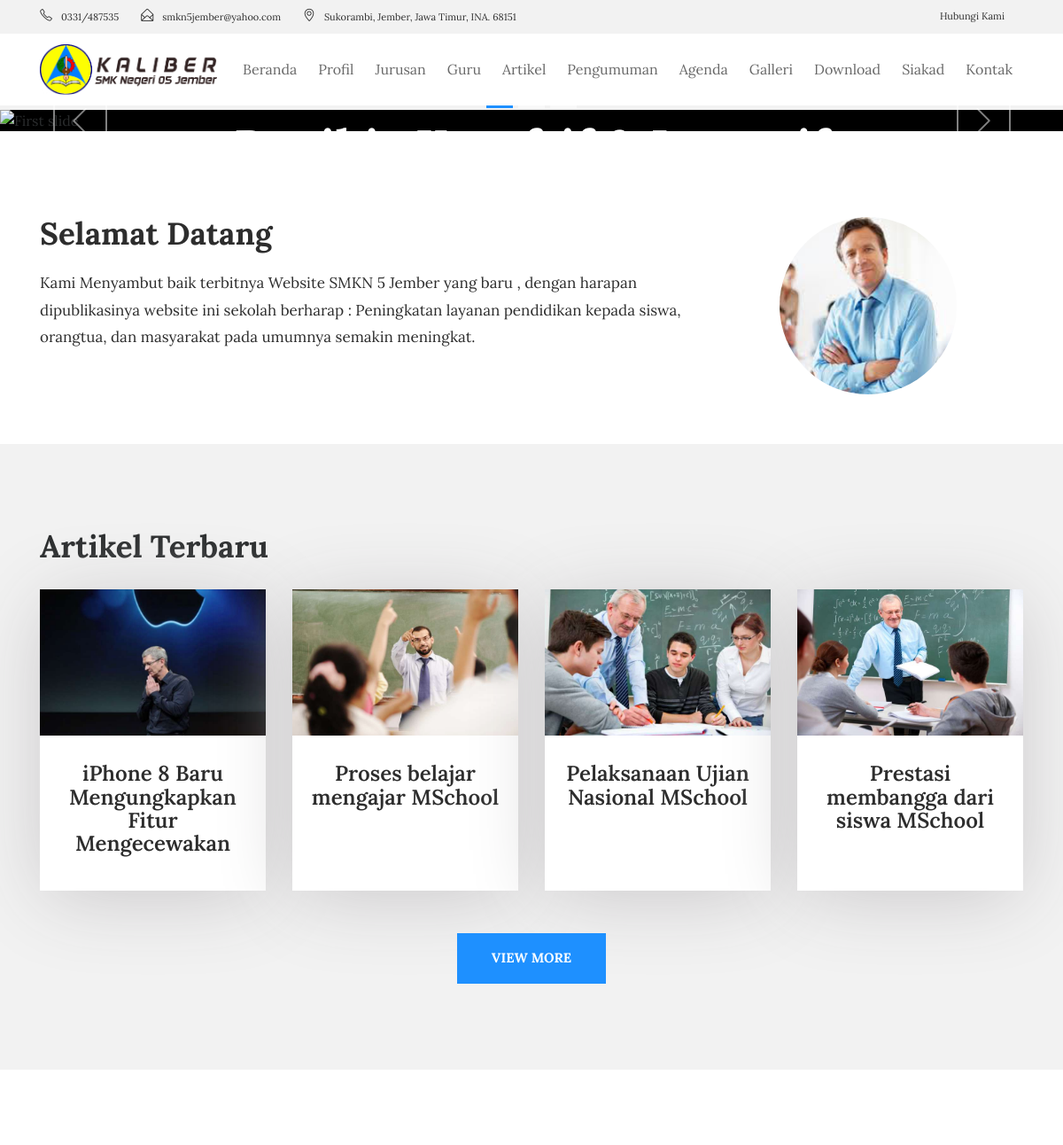
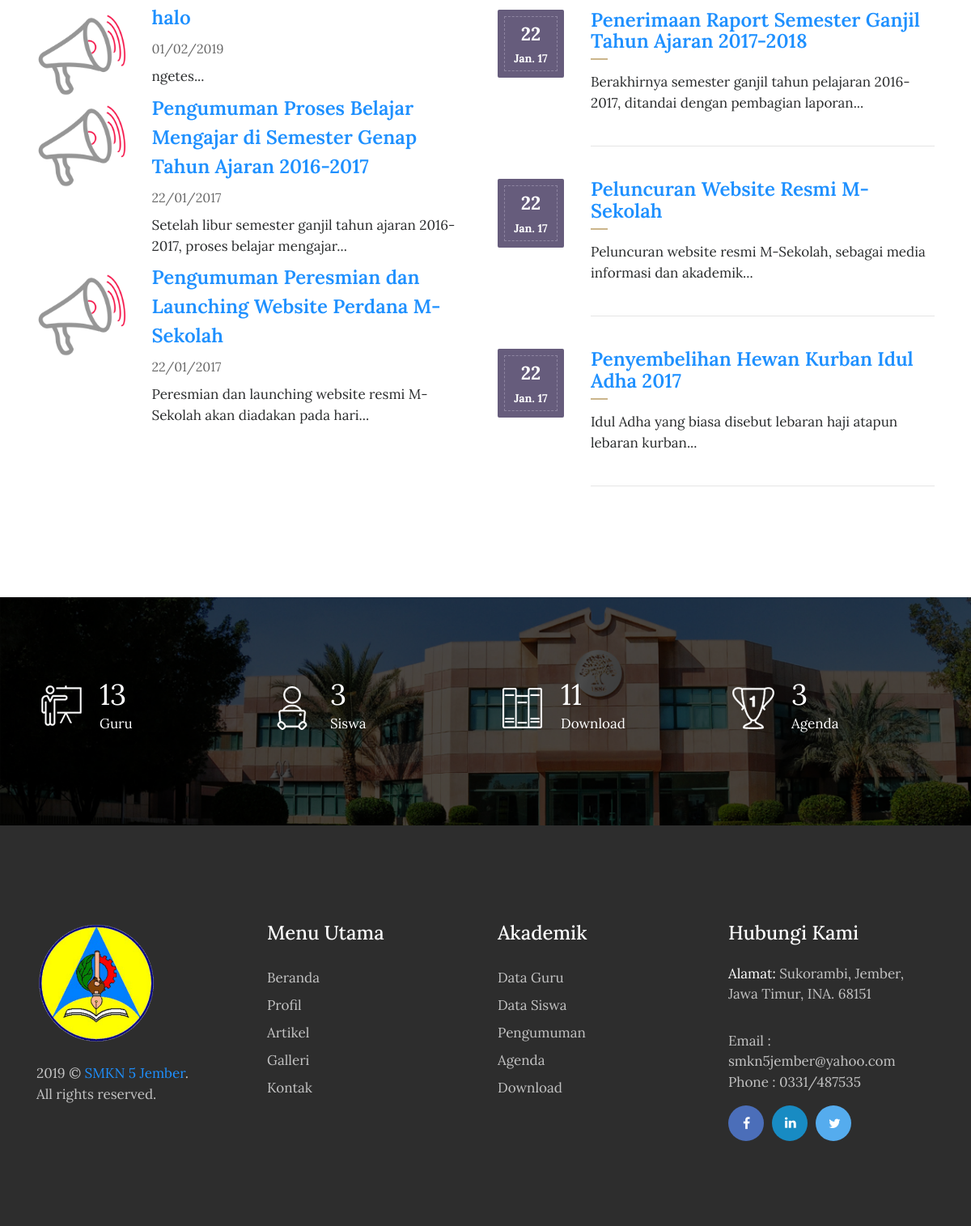
The page / on the database its author committed (2 pictures, top to bottom).
### tables this page shows
CREATE TABLE `tbl_tulisan` (
  `tulisan_id` int(11) NOT NULL,
  `tulisan_judul` varchar(100) DEFAULT NULL,
  `tulisan_isi` text,
  `tulisan_tanggal` timestamp NULL DEFAULT CURRENT_TIMESTAMP,
  `tulisan_kategori_id` int(11) DEFAULT NULL,
  `tulisan_kategori_nama` varchar(30) DEFAULT NULL,
  `tulisan_views` int(11) DEFAULT '0',
  `tulisan_gambar` varchar(40) DEFAULT NULL,
  `tulisan_pengguna_id` int(11) DEFAULT NULL,
  `tulisan_author` varchar(40) DEFAULT NULL,
  `tulisan_img_slider` int(2) NOT NULL DEFAULT '0',
  `tulisan_slug` varchar(200) DEFAULT NULL
);

CREATE TABLE `tbl_pengumuman` (
  `pengumuman_id` int(11) NOT NULL,
  `pengumuman_judul` varchar(150) DEFAULT NULL,
  `pengumuman_deskripsi` text,
  `pengumuman_tanggal` timestamp NULL DEFAULT CURRENT_TIMESTAMP,
  `pengumuman_author` varchar(60) DEFAULT NULL
);

CREATE TABLE `tbl_agenda` (
  `agenda_id` int(11) NOT NULL,
  `agenda_nama` varchar(200) DEFAULT NULL,
  `agenda_tanggal` timestamp NULL DEFAULT CURRENT_TIMESTAMP,
  `agenda_deskripsi` text,
  `agenda_mulai` date DEFAULT NULL,
  `agenda_selesai` date DEFAULT NULL,
  `agenda_tempat` varchar(90) DEFAULT NULL,
  `agenda_waktu` varchar(30) DEFAULT NULL,
  `agenda_keterangan` varchar(200) DEFAULT NULL,
  `agenda_author` varchar(60) DEFAULT NULL
);

### application/views/depan/v_home.php (the view, shortened to what the rows shown need)
<!DOCTYPE html>
<html lang="en">
<head>
    <link rel="stylesheet" href="<?php echo base_url().'theme/css/bootstrap.min.css'?>">
    <link rel="stylesheet" href="<?php echo base_url().'theme/css/font-awesome.min.css'?>">
    <link rel="stylesheet" href="<?php echo base_url().'theme/css/simple-line-icons.css'?>">
    <link rel="stylesheet" href="<?php echo base_url().'theme/css/slick.css'?>">
    <link rel="stylesheet" href="<?php echo base_url().'theme/css/slick-theme.css'?>">
    <link rel="stylesheet" href="<?php echo base_url().'theme/css/owl.carousel.min.css'?>">
    <link href="<?php echo base_url().'theme/css/style.css'?>" rel="stylesheet">
    <?php
        function limit_words($string, $word_limit){
            $words = explode(" ",$string);
            return implode(" ",array_splice($words,0,$word_limit));
        }
    ?>
</head>
<body>
<section>
    <div class="slider_img layout_two">
        <div id="carousel" class="carousel slide" data-ride="carousel">
            <div class="carousel-inner" role="listbox">
                <div class="carousel-item active">
                    <div class="carousel-caption d-md-block">
                        <div class="slider_title">
                            <h1>Bepikir Kreaftif &amp; Inovatif</h1>
                        </div>
                    </div>
                </div>
            </div>
        </div>
    </div>
</section>
<section class="clearfix about about-style2">
    <div class="container">
        <div class="row">
            <div class="col-md-8">
               <h2>Selamat Datang</h2>
            </div>
        </div>
    </div>
</section>
<section class="our_courses">
    <div class="container">
        <div class="row">
            <div class="col-md-12">
                <h2>Artikel Terbaru</h2>
            </div>
        </div>
        <div class="row">
          <?php foreach ($berita->result() as $row) :?>
            <div class="col-xs-12 col-sm-6 col-md-6 col-lg-3">
                <div class="courses_box mb-4">
                    <div class="course-img-wrap">
                        <img src="<?php echo base_url().'assets/images/'.$row->tulisan_gambar;?>" class="img-fluid" alt="courses-img">
                    </div>
                    <a href="<?php echo site_url('artikel/'.$row->tulisan_slug);?>" class="course-box-content">
                        <h3 style="text-align:center;"><?php echo $row->tulisan_judul;?></h3>
                    </a>
                </div>
            </div>
          <?php endforeach;?>
        </div> <br>
    </div>
</section>
<section class="event">
    <div class="container">
        <div class="row">
            <div class="col-lg-6">
                <div class="event-img2">
                <?php foreach ($pengumuman->result() as $row) :?>
                <div class="row">
                    <div class="col-sm-3"> <img src="<?php echo base_url().'theme/images/announcement-icon.png'?>" class="img-fluid" alt="event-img"></div>
                    <div class="col-sm-9"> <h3><a href="<?php echo site_url('pengumuman');?>"><?php echo $row->pengumuman_judul;?></a></h3>
                      <span><?php echo $row->tanggal;?></span>
                      <p><?php echo limit_words($row->pengumuman_deskripsi,10).'...';?></p>
                    </div>
                </div>
                <?php endforeach;?>
                </div>
            </div>
            <div class="col-lg-6">
                <div class="row">
                    <div class="col-md-12">
                      <?php foreach ($agenda->result() as $row):?>
                        <div class="event_date">
                            <div class="event-date-wrap">
                                <p><?php echo date("d", strtotime($row->agenda_tanggal));?></p>
                                <span><?php echo date("M. y", strtotime($row->agenda_tanggal));?></span>
                            </div>
                        </div>
                        <div class="date-description">
                            <h3><a href="<?php echo site_url('agenda');?>"><?php echo $row->agenda_nama;?></a></h3>
                            <p><?php echo limit_words($row->agenda_deskripsi,10).'...';?></p>
                            <hr class="event_line">
                        </div>
                        <?php endforeach;?>
                    </div>
                </div>
            </div>
        </div>
    </div>
</section>
    </body>
    </html>

### rows shown on the page
tbl_tulisan: tulisan_gambar (picture), tulisan_judul "iPhone 8 Baru Mengungkapkan Fitur Mengecewakan"
tbl_tulisan: tulisan_gambar (picture), tulisan_judul "Proses belajar mengajar MSchool"
tbl_tulisan: tulisan_gambar (picture), tulisan_judul "Pelaksanaan Ujian Nasional MSchool"
tbl_tulisan: tulisan_gambar (picture), tulisan_judul "Prestasi membangga dari siswa MSchool"
tbl_pengumuman: pengumuman_judul "halo", tanggal "01/02/2019", pengumuman_deskripsi "ngetes"
tbl_pengumuman: pengumuman_judul "Pengumuman Proses Belajar Mengajar di Semester Genap Tahun Ajaran 2016-2017", tanggal "22/01/2017", pengumuman_deskripsi "Setelah libur semester ganjil tahun ajaran 2016-2017, proses belajar mengajar"
tbl_pengumuman: pengumuman_judul "Pengumuman Peresmian dan Launching Website Perdana M-Sekolah", tanggal "22/01/2017", pengumuman_deskripsi "Peresmian dan launching website resmi M-Sekolah akan diadakan pada hari"
tbl_agenda: agenda_tanggal "22", agenda_tanggal "Jan. 17", agenda_nama "Penerimaan Raport Semester Ganjil Tahun Ajaran 2017-2018", agenda_deskripsi "Berakhirnya semester ganjil tahun pelajaran 2016-2017, ditandai dengan pembagian laporan"
tbl_agenda: agenda_tanggal "22", agenda_tanggal "Jan. 17", agenda_nama "Peluncuran Website Resmi M-Sekolah", agenda_deskripsi "Peluncuran website resmi M-Sekolah, sebagai media informasi dan akademik"
tbl_agenda: agenda_tanggal "22", agenda_tanggal "Jan. 17", agenda_nama "Penyembelihan Hewan Kurban Idul Adha 2017", agenda_deskripsi "Idul Adha yang biasa disebut lebaran haji atapun lebaran kurban"

### other values the page prints
$tot_guru "13"
$tot_siswa "3"
$tot_files "11"
$tot_agenda "3"
